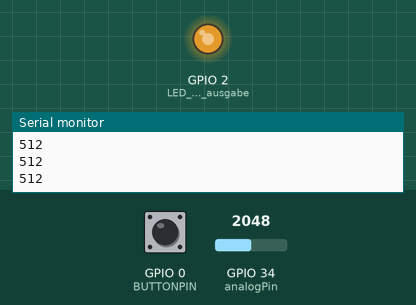
A sketch run on a simulated ESP32. Parts: output pins drawn as LEDs (lit = HIGH), the last lines printed to the serial monitor. The test bench sets the inputs (shaded band); at power-on: GPIO 0 (BUTTONPIN) HIGH, GPIO 34 (analogPin) = 2048 (analog values on the 0–4095 scale).

Above: at 1.2 s.
1.3 s: GPIO 0 (BUTTONPIN) pulled LOW for 0.15 s
At 3.2 s:
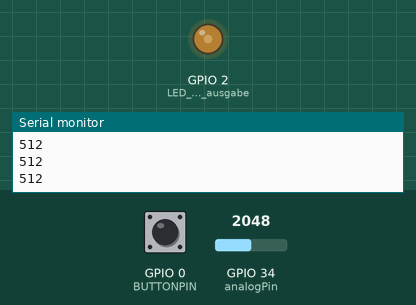
4.4 s: GPIO 0 (BUTTONPIN) pulled LOW for 1 s
At 5.3 s:
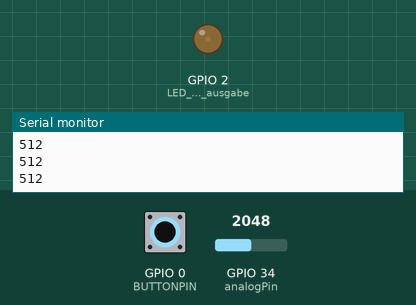
Timing chart, 0 to 60.9 s (numbered marks = the images above; inputs shaded):
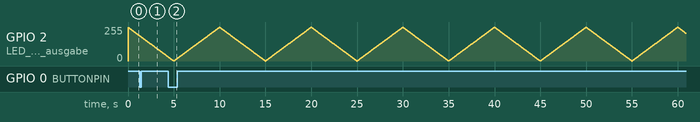

The sketch:

04-AsyncronMitFreeRTOS.ino
```cpp
/* Beispiel aus der Bibiothek (angepasst duch Marco Gabrecht)
 *  Dies ist die Lösung von dem RAMP Beispiel.
 *  Bitte lese dieses Beispiel durch und verstehe wie, die LED innerhalb von 5 Sekunde auf 100% geht und danach wieder auf 0
 *  UND Schreibe alle 1000ms den aktuellen Wert in die Console.
 *  UND Lese alle 50ms einen Analogen Pin ein (10 Bit) und schreibe das Ergebnis in die Console
 *  UND Wenn der button gedrückt wird soll in der Seriellenausgabe sofort an/aus stehen(Toggleswitch).
 *
 *  Tipp: delay() kann verwendet werden, besser ist vTaskDelay(50 / portTICK_PERIOD_MS);, was das selbe macht nur mit FreeRTOS
 *  Umsetzung mit FreeRTOS, du kannst Task (sozusagen einzelne Programme) schrieben,
 *  die vom Betribssystem verwaltet werden und paralel oder abwechselnd aufgerufen
 *  werden, somit kannst du für jede Aufgabe ein eigenes einfaches Programm schrieben.
 *
 *  Links:
 *  https://docs.espressif.com/projects/esp-idf/en/latest/esp32/api-reference/system/freertos.html
 *  https://www.arduino.cc/reference/en/libraries/ramp/
 *  https://github.com/siteswapjuggler/RAMP
 *  https://randomnerdtutorials.com/esp32-pwm-arduino-ide/
 *  https://www.arduino.cc/reference/de/language/functions/time/millis/
 *  https://www.arduino.cc/reference/de/language/functions/communication/serial/begin/
 *  https://www.arduino.cc/reference/de/language/structure/arithmetic-operators/modulo/
 *  https://www.arduino.cc/reference/de/language/structure/control-structure/else/
 *  https://randomnerdtutorials.com/esp32-adc-analog-read-arduino-ide/
 *
 */
#include <Ramp.h>                           // include library
#define BUTTONPIN 0
#if CONFIG_FREERTOS_UNICORE
#define ARDUINO_RUNNING_CORE 0
#else
#define ARDUINO_RUNNING_CORE 1
#endif
#define CONSOLE_SMAPLE_TIME 1000
TaskHandle_t tButton;
TaskHandle_t tFade;
void TaskFade( void *pvParameters );
void TaskAnalogRead( void *pvParameters );
void TaskConsole( void *pvParameters );
void TaskButton( void *pvParameters );

void IRAM_ATTR buttonIsFalling() {
  BaseType_t xYieldRequired;
  xTaskResumeFromISR(tButton);
  //portYIELD_FROM_ISR( xYieldRequired );
}

ramp myRamp;                               // new int ramp object
boolean toggleswitch = false;

void setup() {
  Serial.begin(115200);                     // Schneler und braucht deshalb weniger Zeit
  Serial.write(configMAX_PRIORITIES);
  // Erstelle einen Fade Task und Priorisiere ihn niedrig, da er keine Wartezeit implementiert hat
  xTaskCreatePinnedToCore(
    TaskFade
    ,  "TaskFade"   // A name just for humans
    ,  1024  // This stack size can be checked & adjusted by reading the Stack Highwater
    ,  NULL // Parameter
    ,  1  // Priority, with 3 (configMAX_PRIORITIES - 1) being the highest, and 0 being the lowest.
    ,  &tFade // Handle to Task
    ,  ARDUINO_RUNNING_CORE);
  // Erstelle den Task AnalogRead, der ist höher als der Fade Task und wird diesen also unterbrechen
  xTaskCreatePinnedToCore(
    TaskAnalogRead
    ,  "TaskAnalogRead"   // A name just for humans
    ,  1024  // This stack size can be checked & adjusted by reading the Stack Highwater
    ,  NULL // Parameter
    ,  2  // Priority, with 3 (configMAX_PRIORITIES - 1) being the highest, and 0 being the lowest.
    ,  NULL // Handle to Task
    ,  ARDUINO_RUNNING_CORE);
  // Erstelle den TaskConsole mit selber Priorität der wird Fade unterbrechen und sich mit AnalogRead abwechseln im 1MS takt
  xTaskCreatePinnedToCore(
    TaskConsole
    ,  "TaskConsole"   // A name just for humans
    ,  1024  // This stack size can be checked & adjusted by reading the Stack Highwater
    ,  NULL // Parameter
    ,  2  // Priority, with 3 (configMAX_PRIORITIES - 1) being the highest, and 0 being the lowest.
    ,  NULL // Handle to Task
    ,  ARDUINO_RUNNING_CORE);
  xTaskCreatePinnedToCore(
    TaskButton
    ,  "TaskButton"   // A name just for humans
    ,  1024  // This stack size can be checked & adjusted by reading the Stack Highwater
    ,  NULL // Parameter
    ,  2  // Priority, with 3 (configMAX_PRIORITIES - 1) being the highest, and 0 being the lowest.
    ,  &tButton // Handle to Task (Pointer)
    ,  ARDUINO_RUNNING_CORE);
}

void loop() {
  vTaskDelete(NULL);  // Lösche diesen Task, er wird nicht gebraucht
}

void TaskFade( void *pvParameters ) {
  pinMode(LED_BUILTIN, OUTPUT);             // LED als ausgabe
  myRamp.go(0);                            // setze anfangswert auf 0
  myRamp.go(255, 5000, LINEAR, BACKANDFORTH);      // gehe in 5000ms auf 255 linear und das in einem forwärts und rückwärts Kreislauf.
  // ESP32 Spezifisch
  ledcSetup(0, 5000, 8);                    // Sage der Hardware, dass der LED Channel 0
                                            // mit einer Ferequenz von 5000Hz und einer 8 bit (0-255) auflösung funktionieren soll
  ledcAttachPin(LED_BUILTIN, 0);            // Sage der Hardware, das Pin 25 (LED) mit Channel 1 gesteuert werden soll.
  for (;;) {
    byte val = myRamp.update();                  // Hole die aktuelle Zahl
    //analogWrite(LED_BUILTIN, val);            // Arduino Style, nicht ESP32
    ledcWrite(0, val);                          // Setze den LEd Channel 0 auf die aktuelle Zahl
  }
}
void TaskAnalogRead( void *pvParameters ) {
  int analogPin = 34;
  analogReadResolution(10);
  for (;;) {
    int analogValue = analogRead(analogPin);
    Serial.println(analogValue);
    vTaskDelay(50 / portTICK_PERIOD_MS);// warte 50 ms nachdem du deine aktion gemacht hast
  }
}
void TaskConsole( void *pvParameters ) {
  TickType_t xLastWakeTime;
  xLastWakeTime = xTaskGetTickCount();
  for (;;) {
    vTaskDelayUntil(&xLastWakeTime, CONSOLE_SMAPLE_TIME / portTICK_PERIOD_MS);// Warte die Zeit, bis 1000ms wieder um sind seit diesem letzten aufruf
    Serial.println(myRamp.update());
  }
}
void TaskButton( void *pvParameters ) {
  pinMode(BUTTONPIN, INPUT);
  attachInterrupt(BUTTONPIN, buttonIsFalling, FALLING);
  for (;;) {
    vTaskSuspend( NULL );               // Beende den Task bis er geweckt wird
    toggleswitch = !toggleswitch;      // Wechsle die Varriable
    Serial.println(toggleswitch?"An":"Aus");     // Schreibe
  }
}
```
